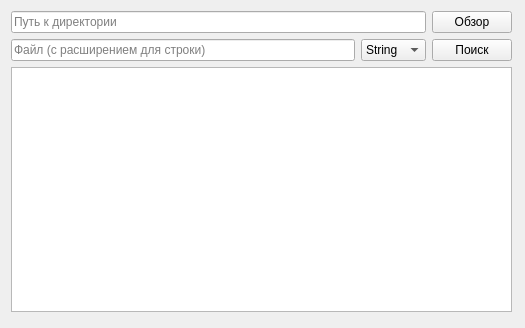
<?xml version="1.0" encoding="UTF-8"?>
<ui version="4.0">
 <class>Form</class>
 <widget class="QWidget" name="Form">
  <property name="geometry">
   <rect>
    <x>0</x>
    <y>0</y>
    <width>525</width>
    <height>328</height>
   </rect>
  </property>
  <property name="windowTitle">
   <string>Form</string>
  </property>
  <widget class="QWidget" name="">
   <property name="geometry">
    <rect>
     <x>11</x>
     <y>11</y>
     <width>501</width>
     <height>301</height>
    </rect>
   </property>
   <layout class="QVBoxLayout" name="verticalLayout">
    <item>
     <layout class="QHBoxLayout" name="horizontalLayout_3">
      <item>
       <widget class="QLineEdit" name="lineEdit">
        <property name="text">
         <string/>
        </property>
        <property name="placeholderText">
         <string>Путь к директории</string>
        </property>
       </widget>
      </item>
      <item>
       <widget class="QPushButton" name="pushButton">
        <property name="text">
         <string>Обзор</string>
        </property>
       </widget>
      </item>
     </layout>
    </item>
    <item>
     <layout class="QHBoxLayout" name="horizontalLayout_2">
      <item>
       <widget class="QLineEdit" name="lineEdit_2">
        <property name="styleSheet">
         <string notr="true"/>
        </property>
        <property name="text">
         <string/>
        </property>
        <property name="placeholderText">
         <string>Файл (с расширением для строки)</string>
        </property>
       </widget>
      </item>
      <item>
       <widget class="QComboBox" name="comboBox">
        <item>
         <property name="text">
          <string>String</string>
         </property>
        </item>
        <item>
         <property name="text">
          <string>Bytes</string>
         </property>
        </item>
        <item>
         <property name="text">
          <string>Binary</string>
         </property>
        </item>
       </widget>
      </item>
      <item>
       <widget class="QPushButton" name="pushButton_2">
        <property name="text">
         <string>Поиск</string>
        </property>
       </widget>
      </item>
     </layout>
    </item>
    <item>
     <widget class="QListWidget" name="listWidget"/>
    </item>
   </layout>
  </widget>
 </widget>
 <resources/>
 <connections/>
</ui>
